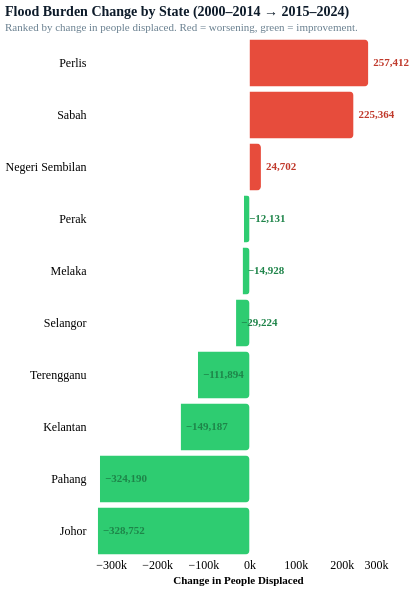

Source (Vega-Lite JSON):
### Vega-Lite specification from a JSON file in a GitHub repository (floating-point values rounded to 4 significant figures)
{"$schema": "https://vega.github.io/schema/vega-lite/v5.json", "title": {"text": "Flood Burden Change by State (2000–2014 → 2015–2024)", "subtitle": "Ranked by change in people displaced. Red = worsening, green = improvement.", "anchor": "start", "font": "DM Sans", "fontSize": 14, "subtitleFont": "DM Sans", "subtitleFontSize": 11, "color": "#0d1b2a", "subtitleColor": "#6a8090"}, "width": "container", "height": 520, "config": {"view": {"stroke": "transparent"}, "axis": {"grid": false, "domain": false, "ticks": false, "labelFont": "DM Sans", "titleFont": "DM Sans", "labelFontSize": 12}, "legend": {"disable": true}}, "data": {"values": [{"State": "Pahang", "Era": "2000–2014", "Total_Affected": 614239}, {"State": "Pahang", "Era": "2015–2024", "Total_Affected": 290049}, {"State": "Johor", "Era": "2000–2014", "Total_Affected": 601783}, {"State": "Johor", "Era": "2015–2024", "Total_Affected": 273031}, {"State": "Sabah", "Era": "2000–2014", "Total_Affected": 100000}, {"State": "Sabah", "Era": "2015–2024", "Total_Affected": 325364}, {"State": "Perlis", "Era": "2000–2014", "Total_Affected": 5000}, {"State": "Perlis", "Era": "2015–2024", "Total_Affected": 262412}, {"State": "Kelantan", "Era": "2000–2014", "Total_Affected": 400000}, {"State": "Kelantan", "Era": "2015–2024", "Total_Affected": 250813}, {"State": "Terengganu", "Era": "2000–2014", "Total_Affected": 380000}, {"State": "Terengganu", "Era": "2015–2024", "Total_Affected": 268106}, {"State": "Perak", "Era": "2000–2014", "Total_Affected": 253000}, {"State": "Perak", "Era": "2015–2024", "Total_Affected": 240869}, {"State": "Selangor", "Era": "2000–2014", "Total_Affected": 220000}, {"State": "Selangor", "Era": "2015–2024", "Total_Affected": 190776}, {"State": "Negeri Sembilan", "Era": "2000–2014", "Total_Affected": 100000}, {"State": "Negeri Sembilan", "Era": "2015–2024", "Total_Affected": 124702}, {"State": "Melaka", "Era": "2000–2014", "Total_Affected": 130000}, {"State": "Melaka", "Era": "2015–2024", "Total_Affected": 115072}]}, "transform": [{"pivot": "Era", "value": "Total_Affected", "groupby": ["State"]}, {"calculate": "datum['2015–2024'] - datum['2000–2014']", "as": "Change"}, {"calculate": "datum.Change > 0 ? 'Worsened' : 'Improved'", "as": "Status"}, {"window": [{"op": "rank", "as": "rank"}], "sort": [{"field": "Change", "order": "descending"}]}], "encoding": {"y": {"field": "State", "type": "ordinal", "sort": {"field": "Change", "order": "descending"}, "title": null}}, "layer": [{"mark": {"type": "bar", "cornerRadiusEnd": 4}, "encoding": {"x": {"field": "Change", "type": "quantitative", "axis": {"title": "Change in People Displaced", "format": "~s"}}, "color": {"condition": [{"test": "datum.Change > 0", "value": "#e74c3c"}], "value": "#2ecc71"}}}, {"mark": {"type": "text", "align": "left", "dx": 5, "font": "DM Sans", "fontSize": 11, "fontWeight": 600}, "encoding": {"x": {"field": "Change", "type": "quantitative"}, "text": {"field": "Change", "format": ","}, "color": {"condition": [{"test": "datum.Change > 0", "value": "#c0392b"}], "value": "#1e8449"}}}]}
